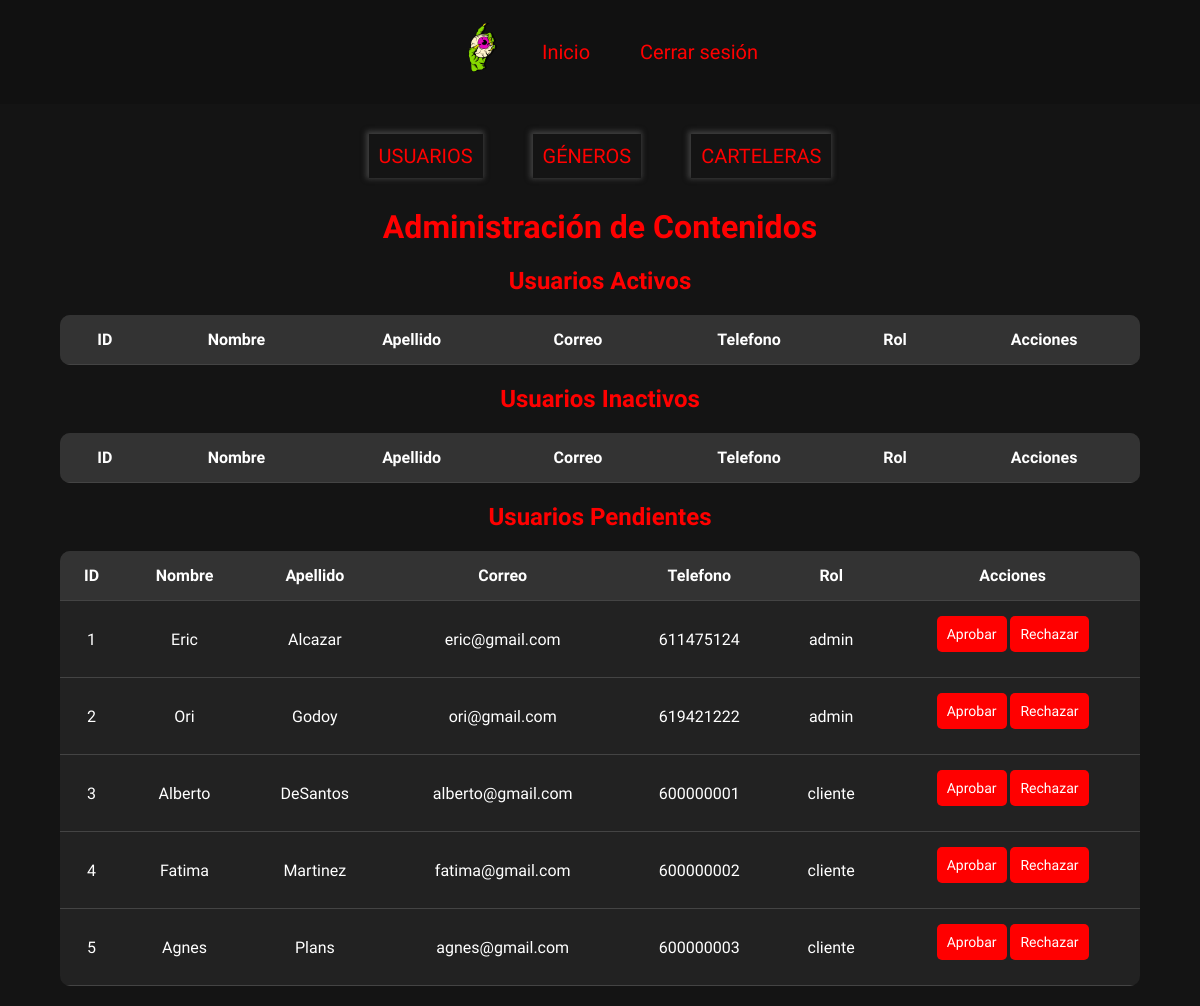
Before: /view/admin.php (signed in) with the older database file.
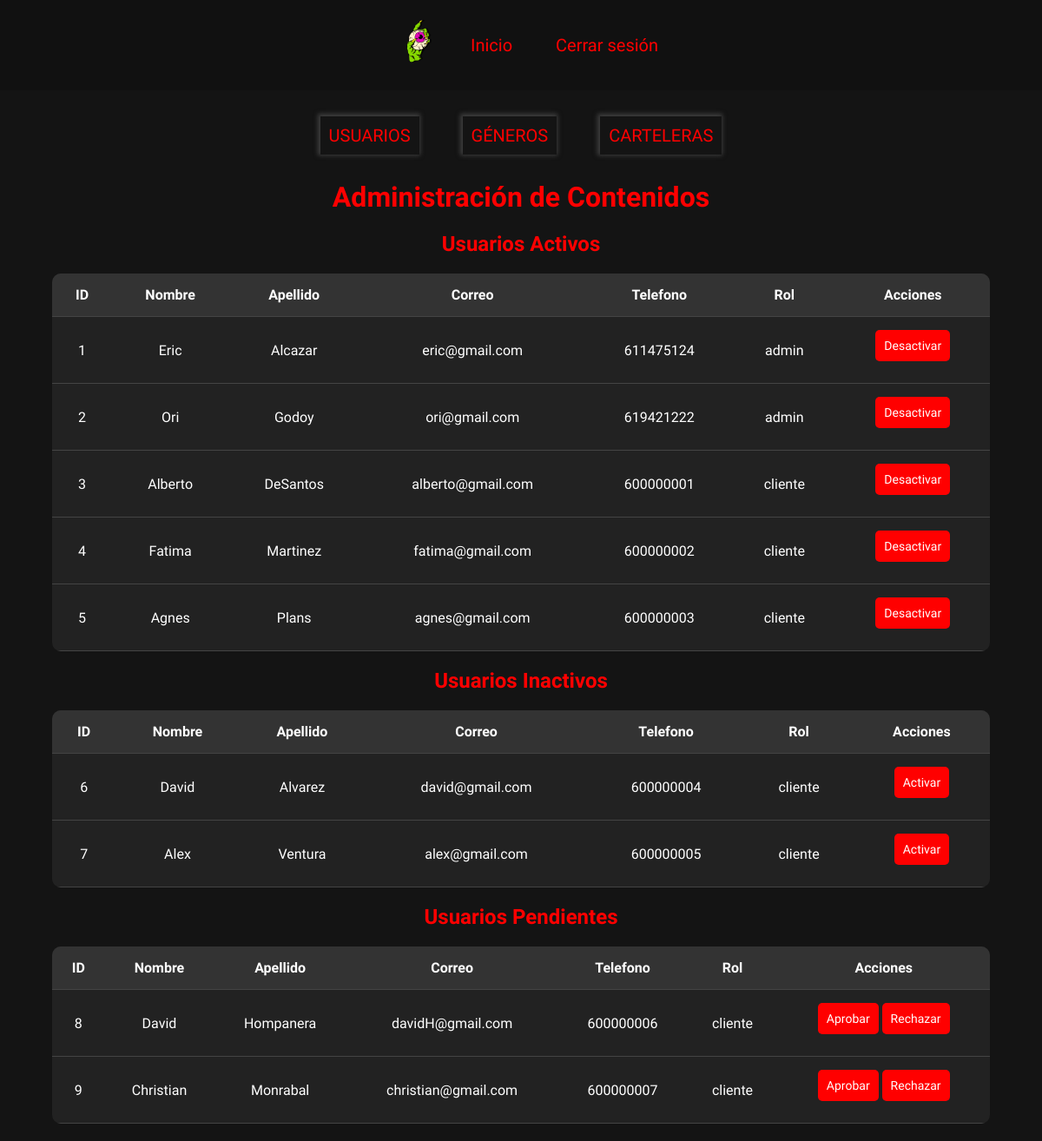
After: the same page with the newer database file.
### tables this page shows
CREATE TABLE usuarios (
  id INT(10) NOT NULL AUTO_INCREMENT,
  rol ENUM('cliente', 'admin') NOT NULL,
  nombre VARCHAR(20) NOT NULL,
  apellido VARCHAR(30) NOT NULL,
  correo VARCHAR(100) NOT NULL UNIQUE,
  contrasena VARCHAR(255) NOT NULL,
  telefono CHAR(9) NOT NULL,
  estado ENUM('activo', 'inactivo', 'pendiente') NOT NULL DEFAULT 'pendiente',
  PRIMARY KEY (id)
);

### view/admin.php (the view, shortened to what this page needs)
<?php
include('../php/conexion.php');
$loggedIn = isset($_SESSION['user_id']);
$query = "SELECT * FROM usuarios WHERE estado = 'activo'";
$usuariosActivos = $conexion->query($query)->fetchAll(PDO::FETCH_ASSOC);
$query = "SELECT * FROM usuarios WHERE estado = 'inactivo'";
$usuariosInactivos = $conexion->query($query)->fetchAll(PDO::FETCH_ASSOC);
$query = "SELECT * FROM usuarios WHERE estado = 'pendiente'";
$usuariosPendientes = $conexion->query($query)->fetchAll(PDO::FETCH_ASSOC);
?>
<!DOCTYPE html>
<html lang="es">
<head>
    <link rel="stylesheet" href="../css/admin.css">
    <link href="https://cdn.jsdelivr.net/npm/select2@4.0.13/dist/css/select2.min.css" rel="stylesheet">
</head>
<body>
    <header>
        <div class="logo">
            <img src="../img/OjoNetflix.png" alt="Logo de la Plataforma">
        </div>
        <nav>
            <ul>
                <?php if ($loggedIn): ?>
                <li><a href="index.php">Inicio</a></li>
                    <li><a href="../php/logout.php">Cerrar sesión</a></li>
                <?php endif; ?>
            </ul>
        </nav>
    </header>
    <div class="link-tipo">
        <ul>
            <li><a href="#" class="nav-link" data-seccion="usuarios">USUARIOS</a></li>
            <li><a href="#" class="nav-link" data-seccion="generos">GÉNEROS</a></li>
            <li><a href="#" class="nav-link" data-seccion="carteleras">CARTELERAS</a></li>
        </ul>
                </div>
    <h1>Administración de Contenidos</h1>
    <div id="usuarios" class="seccion">
        <h2>Usuarios Activos</h2>
        <table id="tablaActivos">
            <tr>
                <th>ID</th>
                <th>Nombre</th>
                <th>Apellido</th>
                <th>Correo</th>
                <th>Telefono</th>
                <th>Rol</th>
                <th>Acciones</th>
            </tr>
            <?php foreach ($usuariosActivos as $usuario) : ?>
                <tr id="usuario_<?= $usuario['id'] ?>">
                    <td><?= $usuario['id'] ?></td>
                    <td><?= $usuario['nombre'] ?></td>
                    <td><?= $usuario['apellido'] ?></td>
                    <td><?= $usuario['correo'] ?></td>
                    <td><?= $usuario['telefono'] ?></td>
                    <td><?= $usuario['rol'] ?></td>
                    <td>
                        <button class=" btn-tabla gestionar-usuario btn-warning" data-id="<?= $usuario['id'] ?>" data-accion="desactivar">Desactivar</button>
                    </td>
                </tr>
            <?php endforeach; ?>
        </table>
        <h2>Usuarios Inactivos</h2>
        <table id="tablaInactivos">
            <tr>
                <th>ID</th>
                <th>Nombre</th>
                <th>Apellido</th>
                <th>Correo</th>
                <th>Telefono</th>
                <th>Rol</th>
                <th>Acciones</th>
            </tr>
            <?php foreach ($usuariosInactivos as $usuario) : ?>
                <tr id="usuario_<?= $usuario['id'] ?>">
                <td><?= $usuario['id'] ?></td>
                    <td><?= $usuario['nombre'] ?></td>
                    <td><?= $usuario['apellido'] ?></td>
                    <td><?= $usuario['correo'] ?></td>
                    <td><?= $usuario['telefono'] ?></td>
                    <td><?= $usuario['rol'] ?></td>
                    <td>
                        <button class="btn-tabla gestionar-usuario btn-success" data-id="<?= $usuario['id'] ?>" data-accion="activar">Activar</button>
                    </td>
                </tr>
            <?php endforeach; ?>
        </table>
        <h2>Usuarios Pendientes</h2>
        <table id="tablaPendientes">
            <tr>
                <th>ID</th>
                <th>Nombre</th>
                <th>Apellido</th>
                <th>Correo</th>
                <th>Telefono</th>
                <th>Rol</th>
                <th>Acciones</th>
            </tr>
            <?php foreach ($usuariosPendientes as $usuario) : ?>
                <tr id="usuario_<?= $usuario['id'] ?>">
                    <td><?= $usuario['id'] ?></td>
                    <td><?= $usuario['nombre'] ?></td>
                    <td><?= $usuario['apellido'] ?></td>
                    <td><?= $usuario['correo'] ?></td>
                    <td><?= $usuario['telefono'] ?></td>
                    <td><?= $usuario['rol'] ?></td>
                    <td>
                        <button class="btn-tabla gestionar-usuario btn-primary" data-id="<?= $usuario['id'] ?>" data-accion="aprobar">Aprobar</button>
                        <button class="btn-tabla gestionar-usuario btn-danger" data-id="<?= $usuario['id'] ?>" data-accion="rechazar">Rechazar</button>
                    </td>
                </tr>
            <?php endforeach; ?>
        </table>
    </div>
</body>
</html>

### css/admin.css (style rules this page uses)
body { background-color: #141414; color: white; font-family: "Funnel Sans", serif; font-optical-sizing: auto; font-style: normal; text-align: center; margin: 0; padding: 0px; }
h1, h2 { color: red; }
header { background-color: #111; padding: 10px 20px; display: flex; justify-content: center; align-items: center; gap: 20px; }
.logo img { width: 80px; height: auto; }
nav ul { list-style: none; padding: 0; margin: 0; display: flex; gap: 50px; }
nav ul li { display: inline; }
nav ul li a { color: red; text-decoration: none; font-size: 20px; transition: color 0.3s ease; }
.link-tipo { display: flex; justify-content: center; margin-top: 40px; margin-bottom: 40px; }
.link-tipo ul { list-style: none; padding: 0; margin: 0; display: flex; gap: 50px; }
.link-tipo li a { color: red; text-decoration: none; font-size: 20px; transition: color 0.3s ease; box-shadow: #64646488 -1px -1px 5px 2px; padding: 10px; }
table { width: 90%; margin: 20px auto; border-collapse: collapse; background-color: #222; border-radius: 10px; overflow: hidden; }
th, td { padding: 15px; border-bottom: 1px solid #444; text-align: center; }
th { background-color: #333; }
.btn-tabla { background-color: red; color: white; padding: 10px; border: none; font-size: 14px; border-radius: 5px; margin-bottom: 10px; font-family: "Funnel Sans", serif; }
a { text-decoration: none; }

Changed rows visible on the page:
changed usuarios "Eric": moves from the list under "Usuarios Pendientes" to the list under "Usuarios Activos"
changed usuarios "Ori": moves from the list under "Usuarios Pendientes" to the list under "Usuarios Activos"
changed usuarios "Alberto": moves from the list under "Usuarios Pendientes" to the list under "Usuarios Activos"
changed usuarios "Fatima": moves from the list under "Usuarios Pendientes" to the list under "Usuarios Activos"
changed usuarios "Agnes": moves from the list under "Usuarios Pendientes" to the list under "Usuarios Activos"
added usuarios: id "6", nombre "David", apellido "Alvarez", correo "david@gmail.com", telefono "600000004", rol "cliente", shown under "Usuarios Inactivos"
added usuarios: id "7", nombre "Alex", apellido "Ventura", correo "alex@gmail.com", telefono "600000005", rol "cliente", shown under "Usuarios Inactivos"
added usuarios: id "8", nombre "David", apellido "Hompanera", correo "davidH@gmail.com", telefono "600000006", rol "cliente", shown under "Usuarios Pendientes"
added usuarios: id "9", nombre "Christian", apellido "Monrabal", correo "christian@gmail.com", telefono "600000007", rol "cliente", shown under "Usuarios Pendientes"
